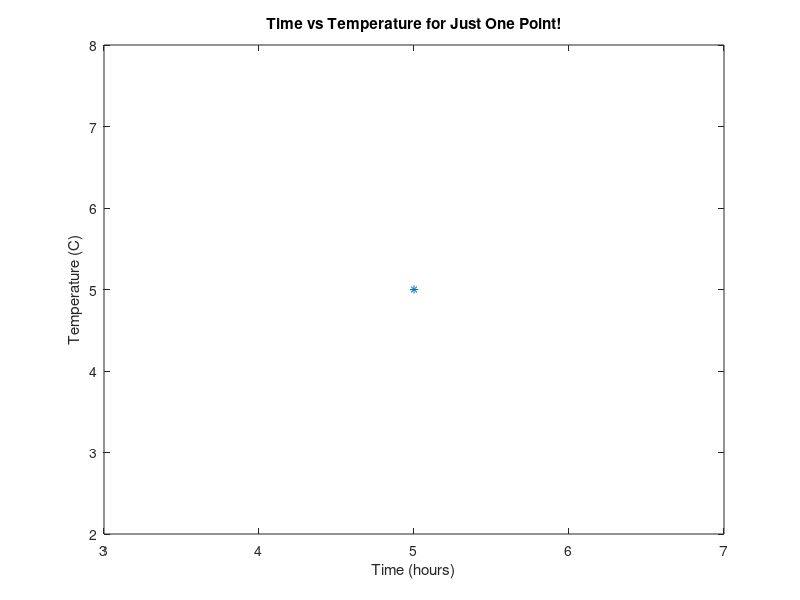

Source code (MATLAB):
% This script plots one point (time, temp) from data
% acquired from the user.
% Ask the user for the data to plot and store in the
% variables time and temp
time = input('Enter the time in hours: ');

temp = input('Enter the temperature in degrees C: ');
plot(time,temp,"*")

% Adjust the x and y axis limits

axis([time-2 time+2 temp-3 temp+3]);

% Label the axis
xlabel("Time (hours)")

ylabel("Temperature (C)")
% Add a title
title("Time vs Temperature for Just One Point!")
